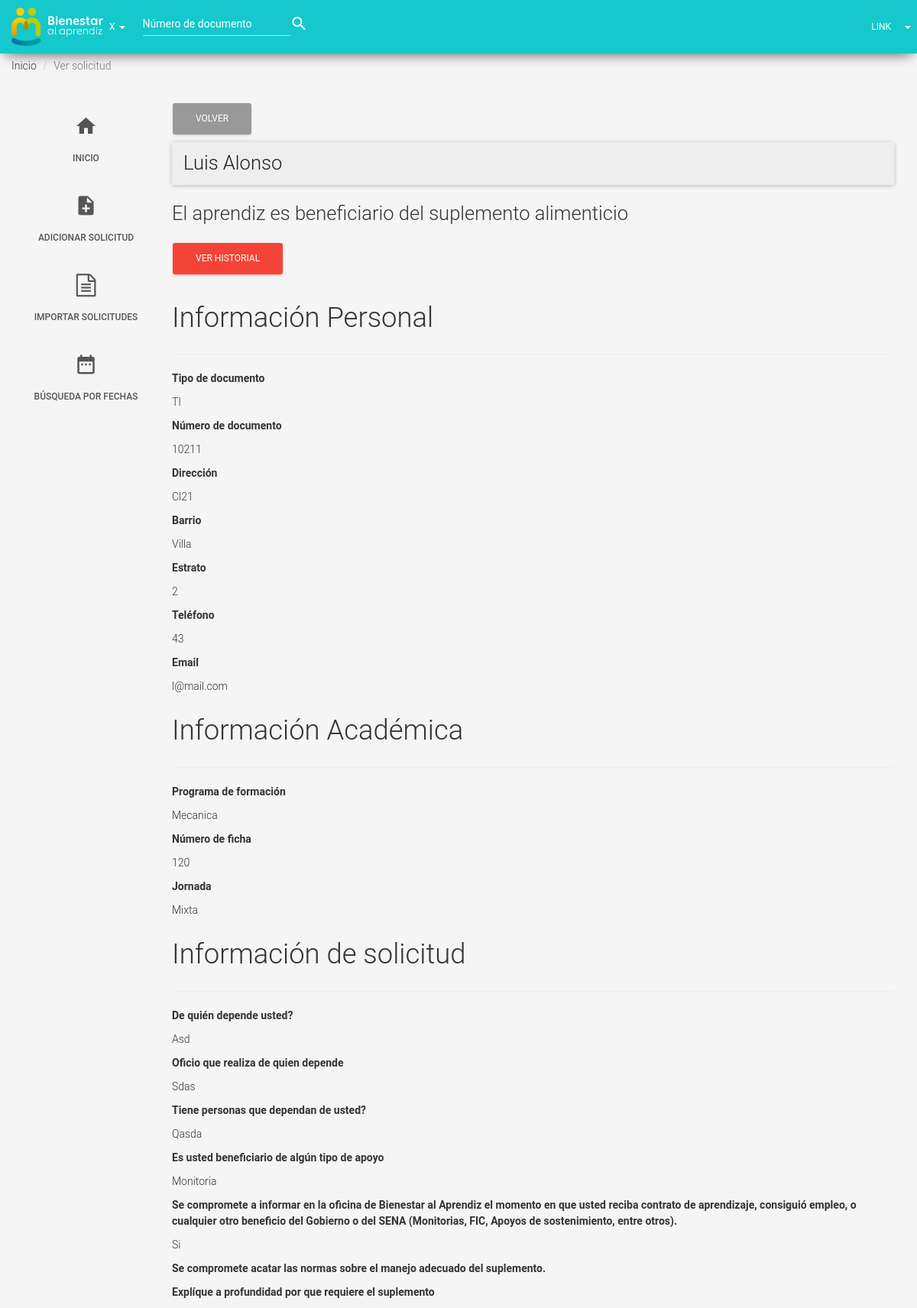
Screenshot of /administrador/ver_solicitud.php?id_aprendiz=5 with the database file from the repository.
### tables this page shows
CREATE TABLE `aprendices` (
  `id_aprendiz` int(11) NOT NULL,
  `nombre_completo` varchar(64) NOT NULL,
  `tipo_documento` varchar(16) NOT NULL,
  `numero_documento` bigint(20) NOT NULL,
  `direccion` varchar(32) NOT NULL,
  `barrio` varchar(32) NOT NULL,
  `estrato` tinyint(4) NOT NULL,
  `telefono` int(11) DEFAULT NULL,
  `email` varchar(64) NOT NULL,
  `programa_formacion` varchar(64) NOT NULL,
  `numero_ficha` bigint(20) NOT NULL,
  `jornada` varchar(16) NOT NULL,
  `pregunta1` text NOT NULL,
  `pregunta2` text NOT NULL,
  `pregunta3` text NOT NULL,
  `otro_apoyo` varchar(32) NOT NULL,
  `compromiso_informar` text NOT NULL,
  `compromiso_normas` text NOT NULL,
  `justificacion_suplemento` varchar(128) NOT NULL,
  `cod_aprendiz` varchar(32) DEFAULT NULL,
  `estado` tinyint(1) NOT NULL
);

### config/database.php (called while the page is built, shortened)
<?php
function verSolicitud($con, $id_aprendiz) {
	try {
		$stm = $con->prepare("SELECT * FROM aprendices WHERE id_aprendiz = :id_aprendiz LIMIT 1");
		$stm->bindparam(':id_aprendiz', $id_aprendiz);
		if ($stm->execute()) {
			if ($stm-> rowCount() > 0) {
				return $stm->fetchAll();
			} else {
				$_SESSION['message_action'] = 'Upss! No se encontró el registro!';
			}
		} else {
			print_r($stm->errorInfo());
		}
	} catch (Exception $e) {
		echo $e->getMessage();
	}
}

### administrador/ver_solicitud.php (the view, shortened to what this page needs)
<?php
require '../config/database.php';
include '../templates/header.inc';
include '../templates/navbar.inc';
$id_aprendiz = $_GET['id_aprendiz'];
?>
    <main>
        <ol class="breadcrumb">
            <li class=><a href="importar_bd.php"></a>Inicio</li>
            <li class="active">Ver solicitud</li>
        </ol>
        <div class="container">
            <div class="row">
                <?php include '../templates/asidenav.inc'; ?>
                <div class="col-md-10">
                    <a class="btn btn-default" href="index.php">Volver</a>
                    <?php $data = verSolicitud($con, $id_aprendiz); ?>
                    <?php if ($data): ?>
                        <?php foreach ($data as $key => $value): ?>
                            <?php if ($value['estado'] == 0): ?>
                                <div class="panel panel-default">
                                    <div class="panel-heading"><h3><strong>Nombre del aprendiz: </strong><span class="text-capitalize"><?= $value['nombre_completo'] ?></span></h3></div>
                                </div>
                                <h3>¿El aprendiz califica para recibir el suplemento alimenticio?</h3>
                                <button class="btn btn-danger" data-toggle="modal" data-target="#modalConfirm" data-href="aprobar_solicitud.php?id=<?= $value['id_aprendiz'] ?>">Si</button>
                                <button class="btn btn-danger" data-toggle="modal" data-target="#modalCancel" data-href="reprobar_solicitud.php?id=<?= $value['id_aprendiz'] ?>">No</button>
                                <div class="modal fade" id="modalConfirm" tabindex="-1" role="dialog" aria-labelledby="myModalLabel" aria-hidden="true">
                                  <div class="modal-dialog">
                                    <div class="modal-content">
                                      <div class="modal-header">
                                        <button type="button" class="close" data-dismiss="modal" aria-hidden="true"><i class='material-icons'>clear</i></button>
                                        <h4 class="modal-title" id="myModalLabel">Confirmación</h4>
                                      </div>
                                      <div class="modal-body">
                                        <p>Por favor confirma si quieres que este aprendiz sea beneficiario del suplemento alimenticio</p>
                                            <div class="modal-footer">
                                                <button type="button" class="btn btn-default btn-simple" data-dismiss="modal">Cerrar</button>
                                                <a class="btn btn-info btn-simple btn-ok">Confirmar</a>
                                            </div>
                                      </div>
                                    </div>
                                  </div>
                                </div>
                                <div class="modal fade" id="modalCancel" tabindex="-1" role="dialog" aria-labelledby="myModalLabel" aria-hidden="true">
                                  <div class="modal-dialog">
                                    <div class="modal-content">
                                      <div class="modal-header">
                                        <button type="button" class="close" data-dismiss="modal" aria-hidden="true"><i class='material-icons'>clear</i></button>
                                        <h4 class="modal-title" id="myModalLabel">Anulación</h4>
                                      </div>
                                      <div class="modal-body">
                                        <p>Por favor confirma si quieres que este aprendiz <strong>NO</strong> sea beneficiario del suplemento alimenticio</p>
                                            <div class="modal-footer">
                                                <button type="button" class="btn btn-default btn-simple" data-dismiss="modal">Cerrar</button>
                                                <a class="btn btn-info btn-simple btn-cancel">Confirmar</a>
                                            </div>
                                      </div>
                                    </div>
                                  </div>
                                </div>
                                <?php else: ?>
                                <div class="panel panel-default">
                                    <div class="panel-heading">
                                        <h3 class="title-solicitud text-capitalize"><?= $value['nombre_completo'] ?></h3>
                                    </div>
                                </div>
                                <h3>El aprendiz es beneficiario del suplemento alimenticio</h3>
                                <button class="btn btn-danger" data-toggle="modal" data-target="#modalHistorial">Ver historial</button>
                            <?php endif ?>
                                    <div class="">
                                        <h2>Información Personal</h2>
                                        <hr>
                                        <h6><strong>Tipo de documento</strong></h6>
                                        <p class="text-uppercase"><?= $value['tipo_documento'] ?></p>
                                        <h6><strong>Número de documento</strong></h6>
                                        <p><?= $value['numero_documento'] ?></p>
                                        <h6><strong>Dirección</strong></h6>
                                        <p class="text-capitalize"><?= $value['direccion'] ?></p>
                                        <h6><strong>Barrio</strong></h6>
                                        <p class="text-capitalize"><?= $value['barrio'] ?></p>
                                        <h6><strong>Estrato</strong></h6>
                                        <p><?= $value['estrato'] ?></p>
                                        <h6><strong>Teléfono</strong></h6>
                                        <p><?= $value['telefono'] ?></p>
                                        <h6><strong>Email</strong></h6>
                                        <p><?= $value['email'] ?></p>
                                    </div>
                                    <div class="">
                                        <h2>Información Académica</h2>
                                        <hr>
                                        <h6><strong>Programa de formación</strong></h6>
                                        <p class="text-capitalize"><?= $value['programa_formacion'] ?></p>
                                        <h6><strong>Número de ficha</strong></h6>
                                        <p><?= $value['numero_ficha'] ?></p>
                                        <h6><strong>Jornada</strong></h6>
                                        <p class="text-capitalize"><?= $value['jornada'] ?></p>
                                    </div>
                                    <div class="">
                                        <h2>Información de solicitud</h2>
                                        <hr>
                                        <h6><strong>De quién depende usted?</strong></h6>
                                        <p class="text-capitalize"><?= $value['pregunta1'] ?></p>
                                        <h6><strong>Oficio que realiza de quien depende</strong></h6>
                                        <p class="text-capitalize"><?= $value['pregunta2'] ?></p>
                                        <h6><strong>Tiene personas que dependan de usted?</strong></h6>
                                        <p class="text-capitalize"><?= $value['pregunta3'] ?></p>
                                        <h6><strong>Es usted beneficiario de algún tipo de apoyo</strong></h6>
                                        <p class="text-capitalize"><?= $value['otro_apoyo'] ?></p>
                                        <h6><strong> Se compromete a informar en la oficina de Bienestar al Aprendiz el momento en que usted reciba contrato de aprendizaje, consiguió empleo, o cualquier otro beneficio del Gobierno o del SENA (Monitorias, FIC, Apoyos de sostenimiento, entre otros).</strong></h6>
                                        <p class="text-capitalize"><?= $value['compromiso_informar'] ?></p>
                                        <h6><strong> Se compromete acatar las normas sobre el manejo adecuado del suplemento.</strong></h6>
                                        <h6><strong>Explíque a profundidad por que requiere el suplemento</strong></h6>
                                    </div>
                        <?php endforeach ?>
                    <?php endif ?>
                </div>
            </div>
        </div>
    </main>
<?php include '../templates/footer.inc'; ?>

### public/css/custom.css (style rules this page uses)
body { background-color: #F5F5F5; }
a[href] { color: inherit; text-decoration: none; }
ol, ul { padding: 0; }
li { list-style: none; }
.breadcrumb { padding-top: 7.5rem; }
h6 { text-transform: initial; }
.title-solicitud { margin: 0; }

### rows the page displays
aprendices: nombre_completo "Luis Alonso", tipo_documento "TI", numero_documento "10211", direccion "Cl21", barrio "Villa", estrato "2", telefono "43", email "l@mail.com", programa_formacion "Mecanica", numero_ficha "120", jornada "Mixta", pregunta1 "Asd", pregunta2 "Sdas", pregunta3 "Qasda", otro_apoyo "Monitoria", compromiso_informar "Si"
